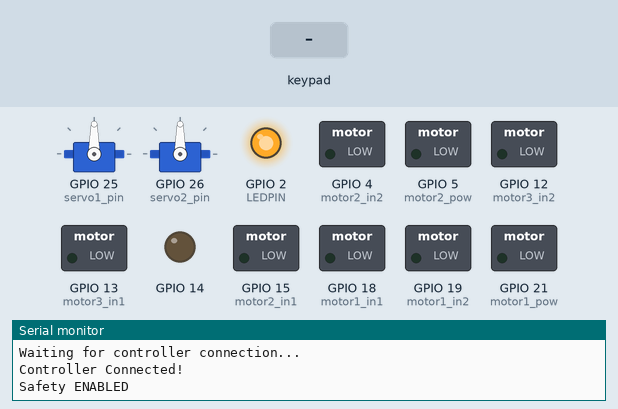
Simulated run of this program. Board: ESP32. On the bench: 2 × servo, switched loads named in the program (green lamp = pin HIGH), output pins drawn as LEDs (lit = HIGH), the last lines printed to the serial monitor. The inputs (shaded band) are chosen by the test bench. Nothing arrives over Bluetooth unless stated.

Above: at 2.2 s.
2.3 s: key 'O' pressed
At 2.67 s:
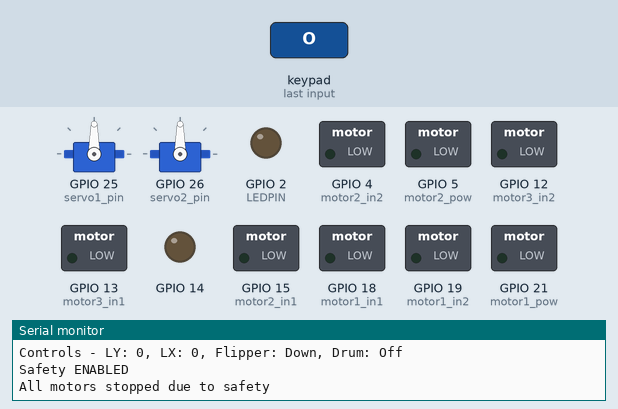
Timing chart, 0 to 5.3 s (numbered marks = the images above; inputs shaded):
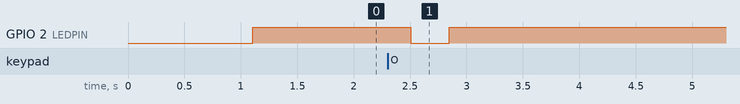

The program:

main.cpp
```cpp
#include <Arduino.h>
#include <ESP32Servo.h>
#include <PS4Controller.h>

// Define motor driver pins
// TODO: edit these pinouts to match the actual board
// The Pin number corresponds to the GPIO pin
// board pinouts correspond to the following: https://randomnerdtutorials.com/esp32-pinout-reference-gpios/

// ONLY USE THESE PINS:
// good pins: 2 3 4 5 12 13 14 15 16 17 18 19 20 21 22 23 (not 24) 25 26


// left motor (I think)
const int motor1_in1 = 18;
const int motor1_in2 = 19;
const int motor1_pow = 21;

// right motor
const int motor2_in1 = 15;
const int motor2_in2 = 4;
const int motor2_pow = 5;

// weapon motor
const int motor3_in1 = 13;
const int motor3_in2 = 12;
const int motor3_pow = 14; // dummy pin, should be wired to nothing

// Define servo pins
// REMEMBER to GROUND THE ESP
const int servo1_pin = 25; // LEFT
const int servo2_pin = 26; // RIGHT

const int LEDPIN = 2;

// Create servo objects
Servo servo1;
Servo servo2;

// ps4 connection and weapon states
bool lastConnectionState = false;
bool drumOn = false;
bool flipperUp = false;
bool safetyEnabled = true;
bool lastSafetyState = true;
bool EStop = false;

int leftX;
int leftY;
bool squareVal;
bool crossVal;
unsigned long crossPressTime = 0;
unsigned long squarePressTime = 0;
int flipperAngle = 75; // degrees, how high the flipper goes (must be less than 90)

// motor values to send to drivers
int LMPow; // Pow is 0-255 for analogwrite duty cycle
int RMPow;
int LMState; // state is 1 for forward, -1 for backward, anything else for still
int RMState;
float scale;

// function definitions
void motorControl(int motorState, int pin1, int pin2, int speedpin, int motorSpeed);
void flipperWrite(bool flipperState);
void stopAll();

void setup() {
  // Initialize motor control pins as outputs
  pinMode(motor1_in1, OUTPUT);
  pinMode(motor1_in2, OUTPUT);
  pinMode(motor1_pow, OUTPUT);

  pinMode(motor2_in1, OUTPUT);
  pinMode(motor2_in2, OUTPUT);
  pinMode(motor2_pow, OUTPUT);

  pinMode(motor3_in1, OUTPUT);
  pinMode(motor3_in2, OUTPUT);
  pinMode(LEDPIN, OUTPUT);

  // Attach servos
  servo1.attach(servo1_pin);
  servo2.attach(servo2_pin);

  Serial.begin(115200);
  Serial.println("\n\nBattleBot PS4 Controller Starting");

  Serial.println("Motor pins initialized");
  Serial.println("Initializing PS4 Controller...");

  PS4.begin(); // Followed tutorial on https://www.youtube.com/watch?v=dRysvxQfVDw
  // In order to connect, upload this code to the ESP32.
  // Once upload is finished, press enable (EN) button on the ESP.
  // Shortly after (a second or so), press the home button on the controller to turn it on
  delay(1000);

  Serial.println("PS4 initialization complete");
  Serial.println("Waiting for controller connection...");
}

void loop() {

  if (PS4.isConnected()) {
    if (!lastConnectionState) {
      Serial.println("Controller Connected!");
      safetyEnabled = true;
      Serial.println("Safety ENABLED");
      lastConnectionState = true;
    }

    // Emergency stop
    if (PS4.PSButton() || EStop) {
      EStop = true;
      Serial.println("EMERGENCY STOP ACTIVATED");
      safetyEnabled = true;
      stopAll();
      Serial.println("All motors stopped - Emergency Stop. Restart system to resume");
      delay(200);
      return;
    }

    // digitalWrite(STATUS_LED, HIGH); // option status LED?

    // Safety controls
    if (PS4.Circle()) {
      safetyEnabled = !safetyEnabled;
      if (safetyEnabled != lastSafetyState) {
        Serial.printf("Safety %s\n", safetyEnabled ? "ENABLED" : "DISABLED");
        lastSafetyState = safetyEnabled;
      }
      if (safetyEnabled) {
        stopAll();
        Serial.println("All motors stopped due to safety");
      }
      delay(200);
    }
    if (safetyEnabled) {
      delay(100);
      digitalWrite(LEDPIN, HIGH);
      return;
    }

    // TODO: TEST THE CONTROLLLLS
    leftY = PS4.LStickY();
    leftX = PS4.LStickX();
    crossVal = PS4.Cross();
    squareVal = PS4.Square();

    // toggling flipper and drum on/off
    if (crossVal & millis() - crossPressTime > 150) {
      flipperUp = !flipperUp;
      crossPressTime = millis();
    }
    if (squareVal & millis() - squarePressTime > 150) {
      drumOn = !drumOn;
      squarePressTime = millis();
    }

    //if (abs(leftY) > 10 || abs(leftX) > 10) {
      Serial.printf("Controls - LY: %d, LX: %d, Flipper: %s, Drum: %s \n", leftY, leftX, flipperUp ? "Up" : "Down", drumOn ? "On" : "Off");
    //}

    if (abs(leftY) < 15 && abs(leftX) < 15) {
      // case where stick is 0
      LMPow = 0;
      RMPow = 0;
      RMState = 0;
      LMState = 0;
    }
    else if (abs(leftY) < 15) {
      // case where stick is horizontal only
      if (leftX > 0) {
        LMState = 1;
        RMState = -1;
      } else {
        LMState = -1;
        RMState = 1;
      }
      LMPow = map(abs(leftX), 0, 128, 0, 255);
      RMPow = map(abs(leftX), 0, 128, 0, 255);
    } else if (abs(leftX) < 15) {
      // case where stick is vertical only
      if (leftY < 0) {
        LMState = -1;
        RMState = -1;
      } else {
        LMState = 1;
        RMState = 1;
      }
      LMPow = map(abs(leftY), 0, 128, 0, 255);
      RMPow = map(abs(leftY), 0, 128, 0, 255);
    } else {
      // case where stick is off both hor and vert axes
      if (leftY > 0) {
        LMState = 1;
        RMState = 1;
        scale = sqrt(pow(leftY, 2) + pow(leftX, 2)) / 128;
        if (leftX > 0) {
          LMPow = 255;
          RMPow = map(abs(leftY), 0, 128, 0, 255);
        } else {
          RMPow = 255;
          LMPow = map(abs(leftY), 0, 128, 0, 255);
        }
      } else {
        LMState = -1;
        RMState = -1;
        if (leftX > 0) {
          LMPow = 255;
          RMPow = map(abs(leftY), 0, 128, 0, 255);
        } else {
          RMPow = 255;
          LMPow = map(abs(leftY), 0, 128, 0, 255);
        }
      }
      RMPow = int(RMPow * scale);
      LMPow = int(LMPow * scale);
    }

    // write to motors if safe
    if (!safetyEnabled) {
      motorControl(LMState, motor1_in1, motor1_in2, motor1_pow, LMPow);   // left motor
      motorControl(RMState, motor2_in1, motor2_in2, motor2_pow, LMPow);   // right motor
      motorControl(int(drumOn), motor3_in1, motor3_in2, motor3_pow, 255); // drum motor
      flipperWrite(flipperUp);
      digitalWrite(LEDPIN, LOW);
    }
  } else {
    if (lastConnectionState) {
      Serial.println("Controller Disconnected!");
      lastConnectionState = false;
    }
    // digitalWrite(STATUS_LED, LOW);
    stopAll();
  }

  delay(40);
}

void motorControl(int motorState, int pin1, int pin2, int speedpin, int motorSpeed) {
  if (motorState == 1) {
    digitalWrite(pin1, HIGH);
    digitalWrite(pin2, LOW);
    analogWrite(speedpin, motorSpeed);
  } else if (motorState == -1) {
    digitalWrite(pin1, LOW);
    digitalWrite(pin2, HIGH);
    analogWrite(speedpin, motorSpeed);
  } else {
    digitalWrite(pin1, LOW);
    digitalWrite(pin2, LOW);
    analogWrite(speedpin, 0);
  }
}

void flipperWrite(bool flipperState) {
  // if flipperState = true, send a raised value
  // if false, then send lowered value
  if (flipperState) {
    servo1.write(90 + flipperAngle);
    servo2.write(90 - flipperAngle);
  } else {
    servo1.write(90);
    servo2.write(90);
  }
}

void stopAll() {
  motorControl(0, motor1_in1, motor1_in2, motor1_pow, 0); // left motor
  motorControl(0, motor2_in1, motor2_in2, motor2_pow, 0); // right motor
  motorControl(0, motor3_in1, motor3_in2, motor3_pow, 0); // drum motor
  // flipperWrite(flipperUp); // don't need to send data to flipper servos
}
```

Measured:
- after the input at 2.3 s, GPIO 2 (LEDPIN): HIGH → LOW after 0.21 s, → HIGH 0.34 s later
